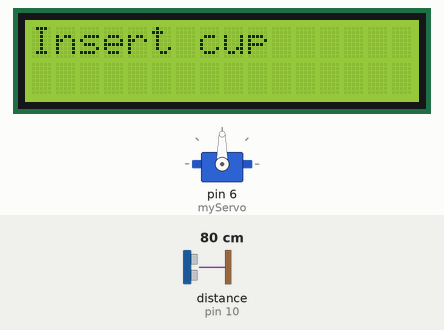
Bench run of a sketch on a simulated Arduino Uno, built with avr-gcc and run on an emulated ATmega328P. On the bench: servo, 16×2 character LCD. Wiring (inferred from the names in the program): ultrasonic range finder: trigger pin 9; echo pin 10. Inputs (shaded band) come from the test bench; at power-on: distance to the obstacle (sensor on pin 10) 80 cm. The echo pulse lasts 58.3 µs per cm; what the sketch prints to the serial monitor is not drawn.

Above: at 1.2 s.
1.3 s: distance to the obstacle (sensor on pin 10) set to 13 cm
2.8 s: distance to the obstacle (sensor on pin 10) set to 10 cm
At 3.7 s:
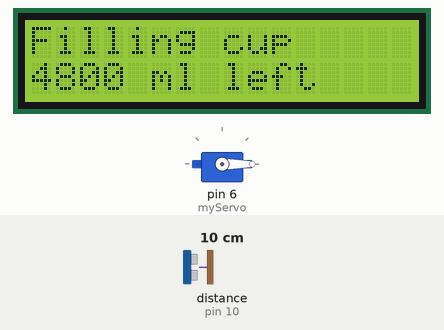
At 7.1 s:
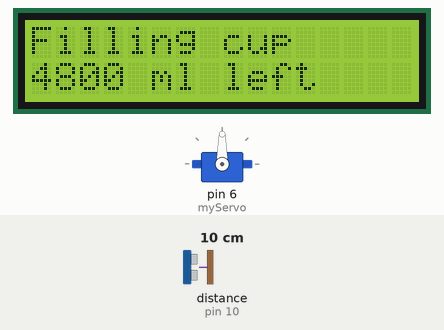
7.4 s: distance to the obstacle (sensor on pin 10) set to 120 cm
At 10.3 s:
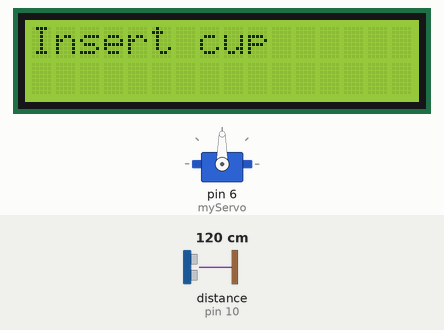
Timing chart, 0 to 11.8 s (numbered marks = the images above; inputs shaded):
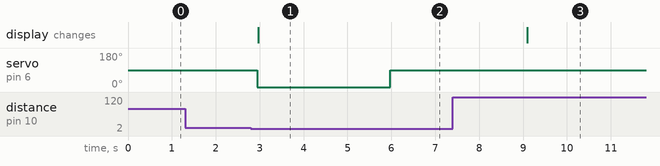

The sketch:

Arduino_Code.ino
```cpp
#include <Servo.h>
#include <Wire.h>
#include <LiquidCrystal_I2C.h>

#define TRIG_PIN 9
#define ECHO_PIN 10

Servo myServo;
LiquidCrystal_I2C lcd(0x27, 16, 2);

const int on = 0;
const int off = 90;

int distance = 0;
int open_distance = 10;
int cup_time = 3000;

int water_ml = 5000;
const int dispense_amount = 200;

void setup() {
  Serial.begin(9600);
  pinMode(TRIG_PIN, OUTPUT);
  pinMode(ECHO_PIN, INPUT);
  myServo.attach(6);

  lcd.init();
  lcd.backlight();

  lcd.print("Insert cup");
}

void loop() {
  distance = getDistance();

  if(distance <= open_distance && distance > 0){
    Serial.println("Cup Detected!");
    myServo.write(on);

    water_ml -= dispense_amount;
    if(water_ml < 0) water_ml = 0;

    lcd.clear();
    lcd.setCursor(0,0);
    lcd.print("Filling cup");
    lcd.setCursor(0,1);
    lcd.print(water_ml);
    lcd.print(" ml left");

    delay(cup_time);
    myServo.write(off);
    delay(3000);
  }
  else {
    lcd.clear();
    if(water_ml > 0){
      lcd.print("Insert cup");
    }
    else {
      lcd.print("Out of water!");
    }
  }

  myServo.write(off);
}

int getDistance(){
  digitalWrite(TRIG_PIN, LOW);
  delayMicroseconds(2);
  digitalWrite(TRIG_PIN, HIGH);
  delayMicroseconds(10);
  digitalWrite(TRIG_PIN, LOW);

  long duration = pulseIn(ECHO_PIN, HIGH);
  distance = duration * 0.034 / 2;

  Serial.print("Distance: ");
  Serial.print(distance);
  Serial.println(" cm");

  delay(100);

  return distance;
}
```

Measured:
- the behaviour switches between 12 and 11 cm on distance to the obstacle (sensor on pin 10) (found by bisection; images 0 and 1)
- after the input at 1.3 s, every drawn part: stays the same
- after the input at 2.8 s, servo on pin 6 (myServo): 90° → 0° after 0.15 s, → 90° 3.0 s later; the display: changes after 0.17 s (image 1)
- after the input at 7.4 s, servo on pin 6 (myServo): stops changing and stays 90°; the display: changes after 1.7 s (image 3)
